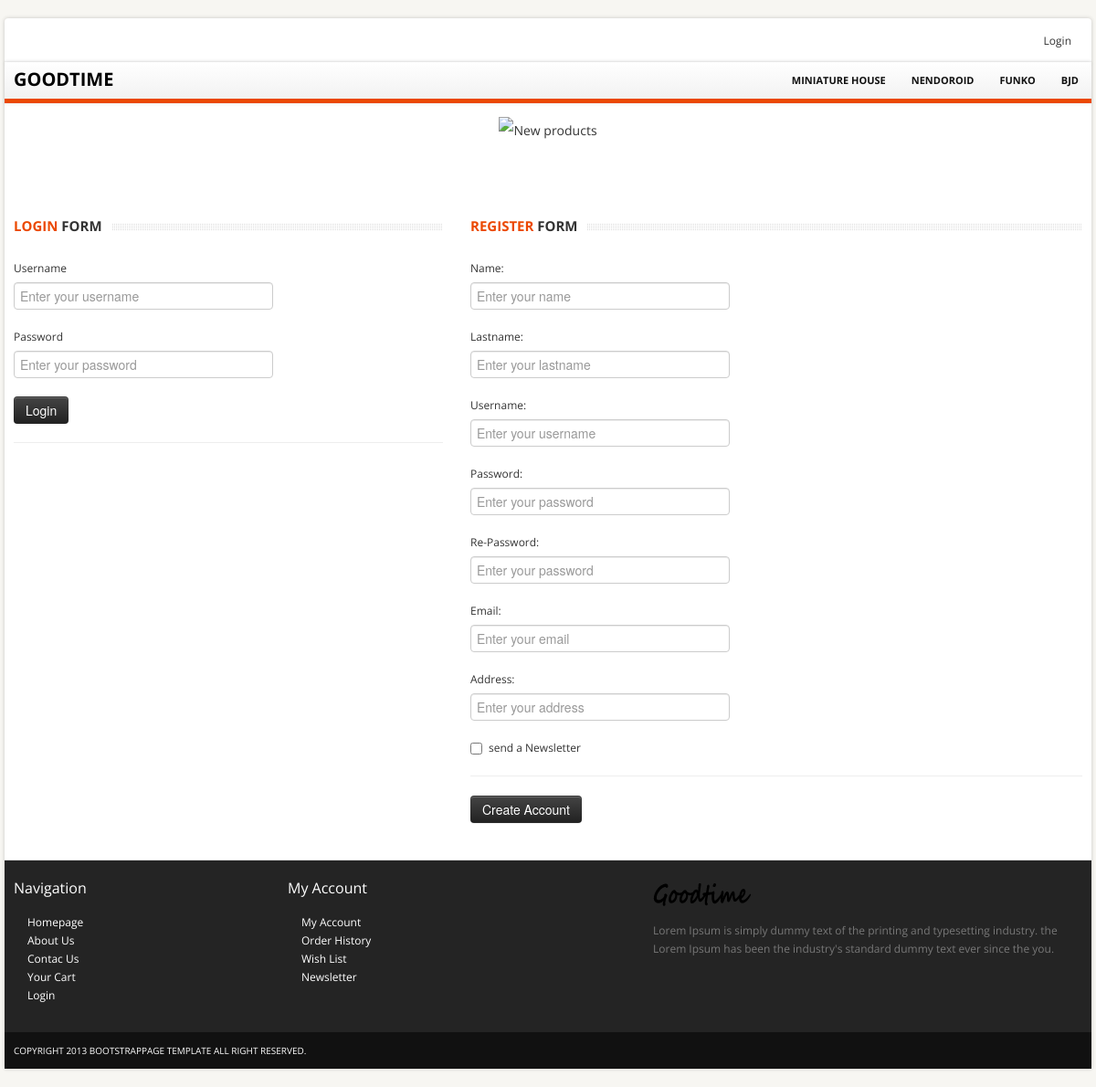
Screenshot of /register-false.php with the database file from the repository.
### tables this page shows
CREATE TABLE `productcategories` (
  `CategoryID` int(11) NOT NULL,
  `CategoryName` varchar(50) NOT NULL,
  `CatagoryHeader` varchar(70) NOT NULL
);

### productdb.php (called while the page is built, shortened)
<?php
class productdb {
  public function getAllCategory() {
    require "db.php";
    $sql = "SELECT * FROM productcategories";
    $result = mysqli_query($con,$sql);
    $arr = array();
    while ($data = mysqli_fetch_array($result)) {
      $arr[] = $data;
    }
    return $arr;
  }
}
 ?>

### register-false.php (the view, shortened to what this page needs)
<?php
require_once('userdb.php');
require_once('productdb.php');
?>
<!DOCTYPE html>
<html lang="en">
	<head>
		<link href="bootstrap/css/bootstrap.min.css" rel="stylesheet">
		<link href="bootstrap/css/bootstrap-responsive.min.css" rel="stylesheet">
		<link href="themes/css/bootstrappage.css" rel="stylesheet"/>
		<link href="themes/css/flexslider.css" rel="stylesheet"/>
		<link href="themes/css/main.css" rel="stylesheet"/>
	</head>
    <body>
		<div id="top-bar" class="container">
			<div class="row">
				<div class="span4">
				</div>
				<div class="span8">
					<div class="account pull-right">
						<ul class="user-menu">
              <li><a href='register.php'>Login</a></li>
						</ul>
					</div>
				</div>
			</div>
		</div>
		<div id="wrapper" class="container">
			<section class="navbar main-menu">
				<div class="navbar-inner main-menu">
          <div class="goodtimelogo">
					<a href="index.php" class="logo pull-left">GOODTIME</a>
				</div>
					<nav id="menu" class="pull-right">
						<ul>
              <?php
							$productdb = new productdb;
							$list = $productdb->getAllCategory();
							foreach ($list as $val) {
								$key = $val['CategoryID'];
								$cat = $val['CategoryName'];
								echo "<li><a href='./product_list.php?pl=$key'>$cat</a></li>";
							}
							 ?>
						</ul>
					</nav>
				</div>
			</section>
			<section class="header_text sub">
			<img class="pageBanner" src="Product_image/nekopara.jpg" alt="New products" >
			</section>
			<section class="main-content">
				<div class="row">
					<div class="span5">
						<h4 class="title"><span class="text"><strong>Login</strong> Form</span></h4>
						<form action="login.php" name="login" method="post" >
							<fieldset>
								<div class="control-group">
									<label class="control-label">Username</label>
									<div class="controls">
										<input type="text" name="user" placeholder="Enter your username" id="username" class="input-xlarge">
									</div>
								</div>
								<div class="control-group">
									<label class="control-label">Password</label>
									<div class="controls">
										<input type="password" name="pass" placeholder="Enter your password" id="password" class="input-xlarge">
									</div>
								</div>
								<div class="control-group">
									<input tabindex="3" class="btn btn-inverse large" name="login" type="submit" value="Login">
									<hr>
								</div>
							</fieldset>
						</form>
					</div>
					<div class="span7">
						<h4 class="title"><span class="text"><strong>Register</strong> Form</span></h4>
						<form action="login.php" method="post" class="form-stacked">
							<fieldset>
								<div class="control-group">
									<label class="control-label">Name:</label>
									<div class="controls">
										<input type="text" placeholder="Enter your name" name="name" class="input-xlarge">
									</div>
								</div>
								<div class="control-group">
									<label class="control-label">Lastname:</label>
									<div class="controls">
										<input type="text" placeholder="Enter your lastname" name="lastname" class="input-xlarge">
									</div>
								</div>
								<div class="control-group">
										<label class="control-label">Username:</label>
										<div class="controls">
												<input type="text" placeholder="Enter your username" name="username" class="input-xlarge">
											</div>
								</div>
								<div class="control-group">
									<label class="control-label">Password:</label>
									<div class="controls">
										<input type="password" placeholder="Enter your password" name="password" class="input-xlarge">
									</div>
								</div>
                <div class="control-group">
									<label class="control-label">Re-Password:</label>
									<div class="controls">
										<input type="password" placeholder="Enter your password" name="repassword" class="input-xlarge">
									</div>
								</div>
								<div class="control-group">
									<label class="control-label">Email:</label>
									<div class="controls">
										<input type="email" placeholder="Enter your email" name="email" class="input-xlarge">
									</div>
								</div>
								<div class="control-group">
									<label class="control-label">Address:</label>
									<div class="controls">
										<input type="text" placeholder="Enter your address" name="address" class="input-xlarge">
									</div>
								</div>
								<div class="checkbox">
  								<label><input type="checkbox" name="sendletter" value="1">send a Newsletter</label>
								</div>
								<hr>
								<div class="actions"><input tabindex="9" name="register" class="btn btn-inverse large" type="submit" value="Create Account"></div>
							</fieldset>
						</form>
					</div>
				</div>
			</section>
			<section id="footer-bar">
				<div class="row">
					<div class="span3">
						<h4>Navigation</h4>
						<ul class="nav">
							<li><a href="./index.html">Homepage</a></li>
							<li><a href="./about.html">About Us</a></li>
							<li><a href="./contact.html">Contac Us</a></li>
							<li><a href="./cart.html">Your Cart</a></li>
							<li><a href="./register.html">Login</a></li>
						</ul>
					</div>
					<div class="span4">
						<h4>My Account</h4>
						<ul class="nav">
							<li><a href="#">My Account</a></li>
							<li><a href="#">Order History</a></li>
							<li><a href="#">Wish List</a></li>
							<li><a href="#">Newsletter</a></li>
						</ul>
					</div>
					<div class="span5">
						<p class="logo"><img src="themes/images/goodtimelogo.png" class="site_logo" alt=""></p>
						<p>Lorem Ipsum is simply dummy text of the printing and typesetting industry. the  Lorem Ipsum has been the industry's standard dummy text ever since the you.</p>
						<br/>
						<span class="social_icons">
							<a class="facebook" href="#">Facebook</a>
							<a class="twitter" href="#">Twitter</a>
							<a class="skype" href="#">Skype</a>
							<a class="vimeo" href="#">Vimeo</a>
						</span>
					</div>
				</div>
			</section>
			<section id="copyright">
				<span>Copyright 2013 bootstrappage template  All right reserved.</span>
			</section>
		</div>
    </body>
</html>

### themes/css/main.css (style rules this page uses)
body { font-size: 12px; font-family: 'Open Sans', arial, tahoma, sans-serif; background:#f7f6f2; background-size: cover; }
label, input, button, select, textarea { font-size: 12px; }
ul li a,a { color:#333; outline:0; -webkit-transition: all 0.2s linear; -moz-transition: all 0.2s linear; -o-transition: all 0.2s linear; -ms-transition: all 0.2s linear; transition: all 0.2s linear; }
.goodtimelogo a { color: black; font-size: 20px; margin-top: 9px; font-weight: bold; }
a { color:#eb4800; }
#wrapper,#top-bar { background: #fff; margin: 20px auto 20px auto; box-shadow: 0px 0px 4px 0px rgba(0, 0, 0, 0.2); -moz-box-shadow: 0px 0px 4px 0px rgba(0, 0, 0, 0.2); -webkit-box-shadow: 0px 0px 4px 0px rgba(0, 0, 0, 0.2); padding:0px 10px; }
section.homepage-slider, section.navbar, section.google_map, section#footer-bar, section#copyright { margin-left: -10px; margin-right: -10px; }
section.header_text { background:url(../images/bg_h.png) no-repeat bottom; text-align:center; padding:15px 0 20px 0; font-size:16px; line-height:30px; border-bottom:1px solid #fff; }
section.header_text.sub { font-size:14px; margin-bottom:40px; }
#top-bar { background-color:#fff; padding:10px; margin: 20px auto -22px auto; -webkit-border-radius: 4px; -moz-border-radius: 4px; border-radius: 4px; }
#top-bar .user-menu { margin: 0; padding: 0; list-style: none; }
#top-bar .user-menu li { display: inline-block; *display: inline; zoom: 1; border-right: 1px solid #eee; padding: 5px 12px; }
#top-bar .user-menu li:last-child { border-right:0; }
section#footer-bar, section#copyright { padding:10px 10px; }
section#footer-bar { margin-top:20px; padding-top:10px; background-color:#242424; border-top:1px solid #ddd; color:#777; }
section#footer-bar p.logo { margin-top:10px; width:120px; }
section#footer-bar a { text-indent:15px; color:#fff; }
section#footer-bar .nav a { background: url(../images/trigger_right.png) no-repeat 5px 7px; }
section#footer-bar h4 { padding: 0; font-size: 16px; color: #fff; font-weight:normal; margin: 10px 0 18px; }
section#footer-bar .social_icons a { display: block; float: left; width: 29px; height: 28px; text-indent: -9999px; background-image: url(../images/social-icons.png); background-repeat: no-repeat; margin-right: 10px; -webkit-transition: all 0.4s; -moz-transition: all 0.4s; -o-transition: all 0.4s; -ms-transition: all 0.4s; transition: all 0.4s; }
section#footer-bar .social_icons a.twitter { background-position: -38px 0; }
section#footer-bar .social_icons a.skype { background-position: -76px 0; }
section#footer-bar .social_icons a.vimeo { background-position: -115px 0; }
section#copyright { background-color:#111111; color:#fff; font-size:10px; text-transform:uppercase; }
section.navbar { margin-bottom:0; }
.navbar-inner.main-menu { height: 40px; padding-left:10px; padding-right:0; border-right: 0; border-left: 0; border-top: 0; border-bottom:5px solid #eb4800; -webkit-border-radius: 0; -moz-border-radius: 0; border-radius: 0; filter: none; }
.navbar-inner.main-menu a.logo { position:absolute; }
#menu > ul { display: block; margin-left:0; }
#menu > ul > li { list-style: none; float: left; position: relative; margin-right: 0px; }
#menu > ul > li > a { font-size: 11px; color: #111; display: block; text-transform: uppercase; font-weight: bold; text-align: center; padding: 10px 14px; }
h4.title { background: url(../images/line_bar.png) 0 8px repeat-x; padding-bottom:5px; margin-bottom:15px; overflow:hidden; text-transform:uppercase; font-size:15px; min-height:27px; width:100%; }
h4.title strong { color:#eb4800; }
h4.title span.text { background-color:#fff; padding-right:10px; }

### rows the page displays
productcategories: CategoryName "MINIATURE HOUSE"
productcategories: CategoryName "NENDOROID"
productcategories: CategoryName "FUNKO"
productcategories: CategoryName "BJD"
